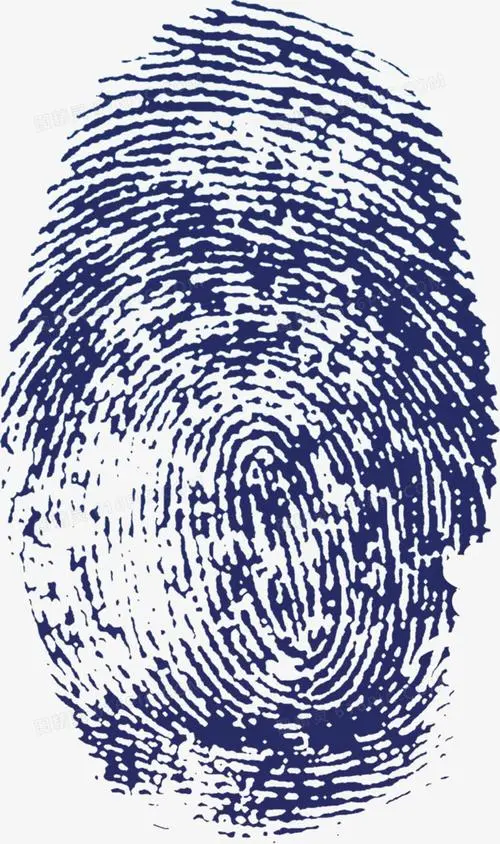
#> input picture Practices/Practice4/Practice4_Test/Test.jpg, 500 x 844 px
$ python Practice4.py
#> lines starting #> are read from the running program, lines starting #| are printed output that depends on the picture; after the words box and inside, x2 and y2 are one past the last pixel; in counts of white or black regions, pixels touching at a corner belong together
import math
import cv2
import matplotlib.pyplot as plt


image_path = "Practice4_Test/"
image_name = "Test"
image = cv2.imread(image_path + image_name + '.jpg')
#> image is the input picture: shape (844, 500, 3); mean B, G, R 190, 171, 167.4
image = cv2.cvtColor(image, cv2.COLOR_BGR2GRAY)     # F
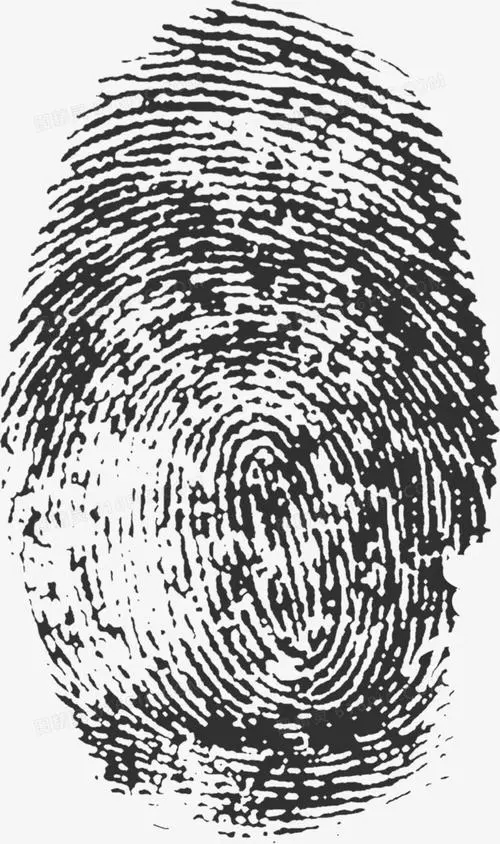
#> image: shape (844, 500); min 4, max 255, mean 172.1
img_h = image.shape[0]
#> img_h = 844
img_w = image.shape[1]
#> img_w = 500
plt.figure(1)
Original_Gray = "Original_Image_Gray"
plt.xlabel(Original_Gray)
plt.gray()
plt.imshow(image)
cv2.imwrite(image_path + Original_Gray + ".jpg", image)

# OSTU
OSTU_image = image.copy()
Sigma = -1
T = 0

for t in range(0, 256):
    bg = OSTU_image[OSTU_image <= t]
    obj = OSTU_image[OSTU_image > t]

    p0 = bg.size / OSTU_image.size
    p1 = obj.size / OSTU_image.size

    m0 = 0 if bg.size == 0 else bg.mean()
    m1 = 0 if obj.size == 0 else obj.mean()

    sigma = p0 * p1 * (m0 - m1) ** 2

    if sigma > Sigma:
        Sigma = sigma
        T = t
#> this loop made 256 passes
#> (bg, m0, m1, sigma, Sigma) on passes 5, 8, 12, 13, 14, 15: ([4], 4, 172.1, 0.067, 0.067), ([7, 4], 5.5, 172.1, 0.132, 0.132), ([11, 7, 4], 7.33, 172.1, 0.193, 0.193), ([12, 11, 12, 12, 12, 7, 4], 10, 172.1, 0.436, 0.436), ([12, 11, 12, 13, 12, 12, 7, 4], 10.38, 172.1, 0.496, 0.496), ([12, 14, 11, 12, 13, 12, 14, 12, 14, 7, 4], 11.36, 172.1, 0.674, 0.674)
#> (m0, m1, sigma, Sigma) on passes 1, 16, 17, 18, 19, 20: (0, 172.1, 0, 0), (12.5, 172.1, 0.966, 0.966), (13.76, 172.1, 1.49, 1.49), (14.55, 172.1, 1.94, 1.94), (15.22, 172.1, 2.39, 2.39), (16.33, 172.1, 3.34, 3.34)
#> after the loop, Sigma = 7470.2; T = 150
T = int(T)
print("OSTU threshold: {}".format(T))
#| OSTU threshold: 150
plt.figure(2)
OSTU = "OSTU"
for i in range(img_h):
    for j in range(img_w):
        if(OSTU_image[i, j] >= T):
            OSTU_image[i, j] = 255
        else:
            OSTU_image[i, j] = 0
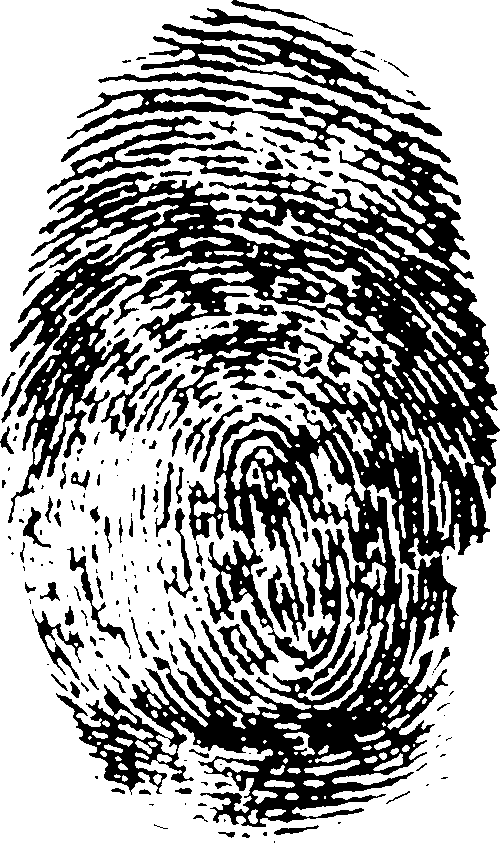
#> OSTU_image: shape (844, 500); 62.4% white; 213 black regions (98 under 20 px), largest, box (x1, y1, x2, y2) and area: (1, 72, 500, 827) 132874, (141, 8, 442, 136) 7403, (47, 116, 216, 194) 2731
plt.imshow(OSTU_image)
cv2.imwrite(image_path + OSTU + ".jpg", OSTU_image)

# Iterative Method
Iterative_image = image.copy()
T = Iterative_image.mean()
#> T = 172.1

while True:
    t0 = Iterative_image[Iterative_image < T].mean()
    t1 = Iterative_image[Iterative_image >= T].mean()
    t = (t0 + t1) / 2
    if abs(T - t) < 1:
        break
    T = t
#> this loop made 3 passes
#> (t0, t1, t, T) on passes 1 to 2: (65.34, 241.5, 153.4, 153.4), (61.36, 239.6, 150.5, 150.5)
#> (t0, t1, t) on pass 3: (60.91, 239.3, 150.1)
T = int(T)
#> T = 150
print("Iterative Method threshold: {}".format(T))
#| Iterative Method threshold: 150
plt.figure(3)
Iterative = "Iterative"
for i in range(img_h):
    for j in range(img_w):
        if(Iterative_image[i, j] >= T):
            Iterative_image[i, j] = 255
        else:
            Iterative_image[i, j] = 0
plt.imshow(Iterative_image)
cv2.imwrite(image_path + Iterative + ".jpg", Iterative_image)


plt.show()
